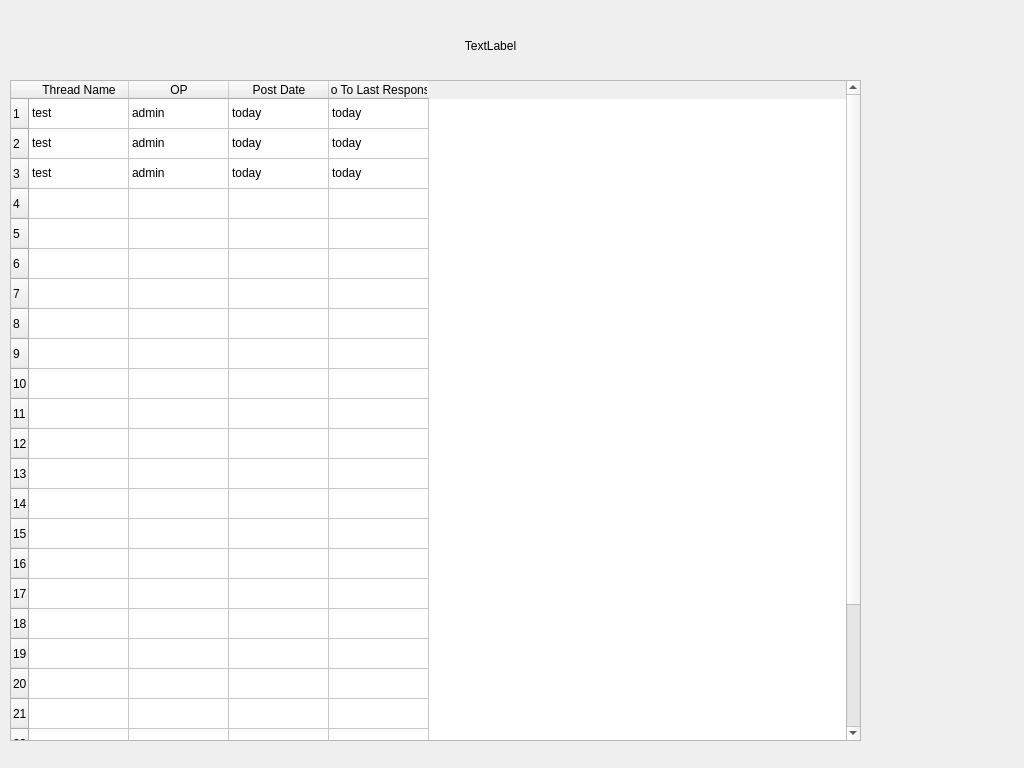
<?xml version="1.0" encoding="UTF-8"?>
<ui version="4.0">
 <class>SubForum</class>
 <widget class="QWidget" name="SubForum">
  <property name="geometry">
   <rect>
    <x>0</x>
    <y>0</y>
    <width>1024</width>
    <height>768</height>
   </rect>
  </property>
  <property name="sizePolicy">
   <sizepolicy hsizetype="Fixed" vsizetype="Fixed">
    <horstretch>0</horstretch>
    <verstretch>0</verstretch>
   </sizepolicy>
  </property>
  <property name="windowTitle">
   <string>Form</string>
  </property>
  <widget class="QLabel" name="label">
   <property name="geometry">
    <rect>
     <x>340</x>
     <y>20</y>
     <width>301</width>
     <height>51</height>
    </rect>
   </property>
   <property name="text">
    <string>TextLabel</string>
   </property>
   <property name="alignment">
    <set>Qt::AlignCenter</set>
   </property>
  </widget>
  <widget class="QTableWidget" name="tableWidget">
   <property name="geometry">
    <rect>
     <x>10</x>
     <y>80</y>
     <width>851</width>
     <height>661</height>
    </rect>
   </property>
   <property name="sizePolicy">
    <sizepolicy hsizetype="Fixed" vsizetype="Fixed">
     <horstretch>0</horstretch>
     <verstretch>0</verstretch>
    </sizepolicy>
   </property>
   <property name="editTriggers">
    <set>QAbstractItemView::NoEditTriggers</set>
   </property>
   <property name="dragDropOverwriteMode">
    <bool>false</bool>
   </property>
   <property name="showGrid">
    <bool>true</bool>
   </property>
   <property name="rowCount">
    <number>26</number>
   </property>
   <property name="columnCount">
    <number>4</number>
   </property>
   <attribute name="horizontalHeaderCascadingSectionResizes">
    <bool>false</bool>
   </attribute>
   <attribute name="horizontalHeaderShowSortIndicator" stdset="0">
    <bool>false</bool>
   </attribute>
   <attribute name="horizontalHeaderStretchLastSection">
    <bool>false</bool>
   </attribute>
   <row/>
   <row/>
   <row/>
   <row/>
   <row/>
   <row/>
   <row/>
   <row/>
   <row/>
   <row/>
   <row/>
   <row/>
   <row/>
   <row/>
   <row/>
   <row/>
   <row/>
   <row/>
   <row/>
   <row/>
   <row/>
   <row/>
   <row/>
   <row/>
   <row/>
   <row/>
   <column>
    <property name="text">
     <string>Thread Name</string>
    </property>
   </column>
   <column>
    <property name="text">
     <string>OP</string>
    </property>
   </column>
   <column>
    <property name="text">
     <string>Post Date</string>
    </property>
   </column>
   <column>
    <property name="text">
     <string>Go To Last Response</string>
    </property>
   </column>
   <item row="0" column="0">
    <property name="text">
     <string>test</string>
    </property>
    <property name="flags">
     <set>ItemIsSelectable|ItemIsEnabled</set>
    </property>
   </item>
   <item row="0" column="1">
    <property name="text">
     <string>admin</string>
    </property>
   </item>
   <item row="0" column="2">
    <property name="text">
     <string>today</string>
    </property>
   </item>
   <item row="0" column="3">
    <property name="text">
     <string>today</string>
    </property>
   </item>
   <item row="1" column="0">
    <property name="text">
     <string>test</string>
    </property>
   </item>
   <item row="1" column="1">
    <property name="text">
     <string>admin</string>
    </property>
   </item>
   <item row="1" column="2">
    <property name="text">
     <string>today</string>
    </property>
   </item>
   <item row="1" column="3">
    <property name="text">
     <string>today</string>
    </property>
   </item>
   <item row="2" column="0">
    <property name="text">
     <string>test</string>
    </property>
   </item>
   <item row="2" column="1">
    <property name="text">
     <string>admin</string>
    </property>
   </item>
   <item row="2" column="2">
    <property name="text">
     <string>today</string>
    </property>
   </item>
   <item row="2" column="3">
    <property name="text">
     <string>today</string>
    </property>
   </item>
  </widget>
 </widget>
 <resources/>
 <connections/>
</ui>
